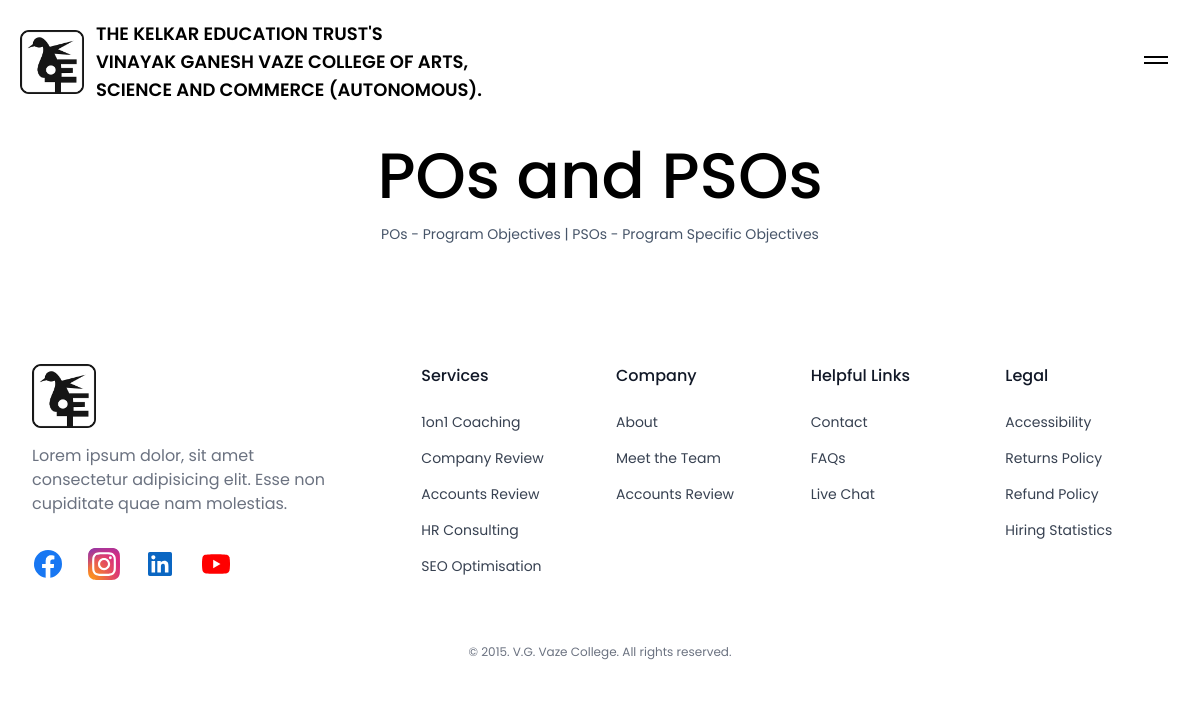
The page /College/src/main/Pages/academics_tab/pos_and_psos.php on the database as committed earlier.
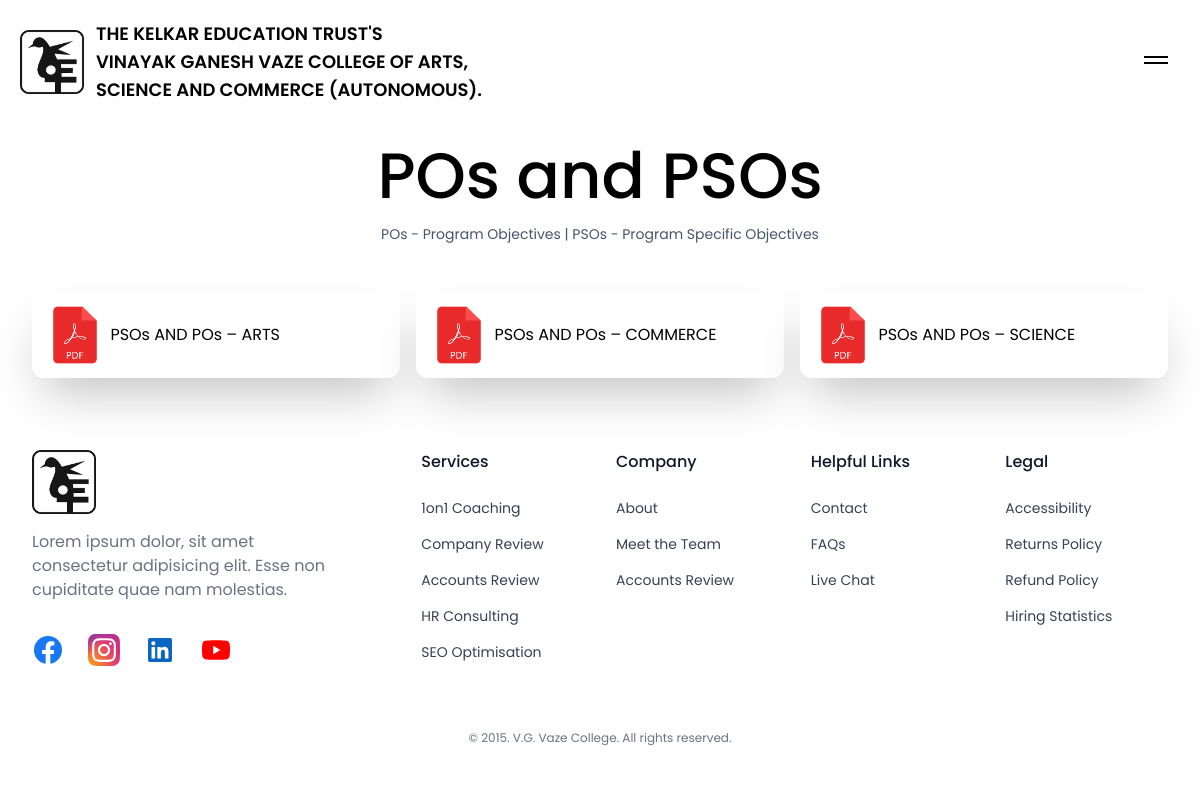
The same page on the database as committed later.
### tables this page shows
CREATE TABLE `other_pdfs` (
  `all_pdf_id` int(11) NOT NULL,
  `all_pdf_title` varchar(1000) NOT NULL,
  `all_pdf_pdf_link` varchar(2000) NOT NULL,
  `all_pdf_upload_date` date NOT NULL,
  `other_pdfs_should_it_be_visible` enum('y','n') NOT NULL DEFAULT 'y',
  `other_pdfs_type_name` varchar(20) NOT NULL
);

### College/src/main/Pages/academics_tab/pos_and_psos.php (the view, shortened to what this page needs)
<?php
include("../../../config/connect.php");
$fetch_pos_and_psos_stmt = "SELECT * FROM other_pdfs WHERE other_pdfs_type_name='POs_and_PSOs' ORDER BY all_pdf_title ASC";
$fetch_pos_and_psos_query = $conn->prepare($fetch_pos_and_psos_stmt);
$fetch_pos_and_psos_query->execute();
$fetch_pos_and_psos_query_result = $fetch_pos_and_psos_query->get_result();
?>
<!DOCTYPE html>
<html lang="en">
<head>
    <?php include('../../../library/library.php'); ?>
    <link rel="stylesheet" href="../../../css/common/header_2.css" />
    <link rel="stylesheet" href="../../../css/common/custom_aos_fade_right.css" />
</head>
<body class="bg-white dark:bg-black">
    <?php include('../../Layouts/header2.php'); ?>
    <div class="flex flex-col mt-32 mb-8 dark:text-white w-[100vw] px-8">
        <p class="font-medium text-[4rem] text-center" data-aos="fade-up">POs and PSOs</p>
        <p class="text-sm text-slate-600 text-center" data-aos="fade-up">POs - Program Objectives | PSOs - Program Specific Objectives</p>
        <div class="grid grid-cols-1 sm:grid-cols-2 lg:grid-cols-3 gap-4 mt-12">
            <?php
            if ($fetch_pos_and_psos_query_result) {
                while ($row = $fetch_pos_and_psos_query_result->fetch_assoc()) {
            ?>
                    <div class="pdf_card_wrapper">
                        <div class="flex p-2 items-center rounded-xl dark:bg-gray-800 dark:shadow-none shadow-2xl bg-white hover:scale-105 transition-transform duration-500  hover:cursor-pointer pdf_card">
                            <img src="../../../assets/webp/pdf.webp" alt="pos_and_psos_pdf" class="aspect-square w-[20%]">
                            <a href="<?php echo $row["all_pdf_pdf_link"] ?>" class="flex-1"><?php echo $row["all_pdf_title"] ?></a>
                        </div>
                    </div>
            <?php
                }
            }
            ?>
        </div>
    </div>
    <?php include('../../Layouts/footer.php'); ?>
</body>
</html>

### College/src/library/library.php (shortened to what this page needs)
<link rel="stylesheet" href="https://cdn.jsdelivr.net/npm/aos@2.3.4/dist/aos.css">
<link href="https://cdnjs.cloudflare.com/ajax/libs/flowbite/2.3.0/flowbite.min.css" rel="stylesheet" />
<script src="https://cdn.tailwindcss.com"></script>

### College/src/main/Layouts/header2.php (shortened to what this page needs)
<div class="navbar bg-transparent p-5 pr-14 backdrop-blur-lg bg-opacity-50 ">
    <a href="/Vaze_College_Website/College/src/main/Pages" wire:navigate class="site-logo flex items-center">
        <img class="h-10 mr-3 sm:h-16">
        <div class="flex flex-col">
            <span class="self-center sm:text-lg text-xs font-semibold whitespace-nowrap dark:text-white ">THE KELKAR EDUCATION TRUST'S <br> VINAYAK GANESH VAZE COLLEGE OF ARTS, <br> SCIENCE AND COMMERCE (AUTONOMOUS).</span>
        </div>
    </a>
    <div class="menu-toggle ">
        <div id="menu-toggle-btn"  class="OpenMenu">
            <span id="menu-buttons"></span>
        </div>
    </div>
</div>

### College/src/main/Layouts/footer.php (shortened to what this page needs)
<footer class="bg-white dark:bg-black">
  <div class="mx-auto max-w-screen-xl space-y-8 px-4 py-10 sm:px-6 lg:space-y-16 lg:px-8">
    <div class="grid grid-cols-1 gap-8 lg:grid-cols-3">
      <div>
        <img class="h-16 w-auto" alt="">
        <p class="mt-4 max-w-xs text-gray-500 dark:text-white">
          Lorem ipsum dolor, sit amet consectetur adipisicing elit. Esse non
          cupiditate quae nam molestias.
        </p>
        <ul class="mt-8 flex gap-6">
          <li>
            <a href="https://www.facebook.com/profile.php?id=100064226286644&ti=as" rel="noreferrer" target="_blank" class="text-gray-700 transition hover:opacity-75 dark:text-white">
            </a>
          </li>
          <li>
            <a href="https://www.instagram.com/" rel="noreferrer" target="_blank" class="text-gray-700 transition hover:opacity-75 dark:text-white">
            </a>
          </li>
          <li>
            <a href="https://www.linkedin.com/school/vazecollegeautonomous/" rel="noreferrer" target="_blank" class="text-gray-700 transition hover:opacity-75 dark:text-white">
            </a>
          </li>
          <li>
            <a href="https://www.youtube.com/channel/UC8lT0q9Defrg5pKA2-BhVPQ" rel="noreferrer" target="_blank" class="text-gray-700 transition hover:opacity-75 dark:text-white">
            </a>
          </li>
        </ul>
      </div>
      <div class="grid grid-cols-1 gap-8 sm:grid-cols-2 lg:col-span-2 lg:grid-cols-4">
        <div>
          <p class="font-medium text-gray-900 dark:text-white">Services</p>
          <ul class="mt-6 space-y-4 text-sm dark:text-white">
            <li>
              <a href="#" class="text-gray-700 transition hover:opacity-75 dark:text-white">
                1on1 Coaching
              </a>
            </li>
            <li>
              <a href="#" class="text-gray-700 transition hover:opacity-75 dark:text-white">
                Company Review
              </a>
            </li>
            <li>
              <a href="#" class="text-gray-700 transition hover:opacity-75 dark:text-white">
                Accounts Review
              </a>
            </li>
            <li>
              <a href="#" class="text-gray-700 transition hover:opacity-75 dark:text-white">
                HR Consulting
              </a>
            </li>
            <li>
              <a href="#" class="text-gray-700 transition hover:opacity-75 dark:text-white">
                SEO Optimisation
              </a>
            </li>
          </ul>
        </div>
        <div>
          <p class="font-medium text-gray-900 dark:text-white">Company</p>
          <ul class="mt-6 space-y-4 text-sm dark:text-white">
            <li>
              <a href="#" class="text-gray-700 transition hover:opacity-75 dark:text-white">
                About
              </a>
            </li>
            <li>
              <a href="#" class="text-gray-700 transition hover:opacity-75 dark:text-white">
                Meet the Team
              </a>
            </li>
            <li>
              <a href="#" class="text-gray-700 transition hover:opacity-75 dark:text-white">
                Accounts Review
              </a>
            </li>
          </ul>
        </div>
        <div>
          <p class="font-medium text-gray-900 dark:text-white">Helpful Links</p>
          <ul class="mt-6 space-y-4 text-sm dark:text-white">
            <li>
              <a href="#" class="text-gray-700 transition hover:opacity-75 dark:text-white">
                Contact
              </a>
            </li>
            <li>
              <a href="#" class="text-gray-700 transition hover:opacity-75 dark:text-white">
                FAQs
              </a>
            </li>
            <li>
              <a href="#" class="text-gray-700 transition hover:opacity-75 dark:text-white">
                Live Chat
              </a>
            </li>
          </ul>
        </div>
        <div>
          <p class="font-medium text-gray-900 dark:text-white">Legal</p>
          <ul class="mt-6 space-y-4 text-sm dark:text-white">
            <li>
              <a href="#" class="text-gray-700 transition hover:opacity-75 dark:text-white">
                Accessibility
              </a>
            </li>
            <li>
              <a href="#" class="text-gray-700 transition hover:opacity-75 dark:text-white">
                Returns Policy
              </a>
            </li>
            <li>
              <a href="#" class="text-gray-700 transition hover:opacity-75 dark:text-white">
                Refund Policy
              </a>
            </li>
            <li>
              <a href="#" class="text-gray-700 transition hover:opacity-75 dark:text-white">
                Hiring Statistics
              </a>
            </li>
          </ul>
        </div>
      </div>
    </div>
    <p class="text-xs text-center text-gray-500 dark:text-white">
      &copy; 2015. V.G. Vaze College. All rights reserved.
    </p>
  </div>
</footer>

### College/src/css/common/header_2.css (style rules this page uses)
* { margin: 0; padding: 0; box-sizing: border-box; font-family: "Poppins", sans-serif; }
.navbar { position: fixed; z-index: 99; width: 100%; display: flex; justify-content: space-between; align-items: center; transition: all 0.3s; top: 0% }
.site-logo { color: #000; }
#menu-toggle-btn { transition: all 0.3s; z-index: 100000; cursor: pointer; }
#menu-buttons { height: 2px; background: #000; width: 24px; display: inline-block; position: absolute; top: 50%; transition: all 0.3s; }
#menu-buttons::before { content: " "; position: absolute; display: inline-block; height: 2px; background: #000; transform: translateY(-4px); width: 24px; transition: all 0.3s; top: -2px; }

Rows that differ between the two databases and show on the page:
added other_pdfs: all_pdf_title "PSOs AND POs – ARTS"
added other_pdfs: all_pdf_title "PSOs AND POs – COMMERCE"
added other_pdfs: all_pdf_title "PSOs AND POs – SCIENCE"
